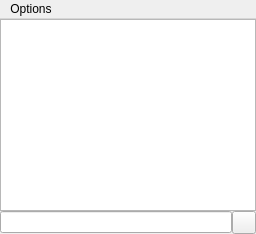
<?xml version="1.0" encoding="UTF-8"?>
<ui version="4.0">
 <class>BrowserWindow</class>
 <widget class="QMainWindow" name="BrowserWindow">
  <widget class="QWidget" name="centralWidget">
   <widget class="NowPlayingIndicator" name="indicator" native="true"/>
   <layout class="QVBoxLayout" name="centralLayout">
    <property name="spacing">
     <number>0</number>
    </property>
    <property name="margin">
     <number>0</number>
    </property>
    <item>
     <widget class="FastListView" name="objectList">
      <property name="contextMenuPolicy">
       <enum>Qt::CustomContextMenu</enum>
      </property>
      <property name="editTriggers">
       <set>QAbstractItemView::NoEditTriggers</set>
      </property>
      <property name="alternatingRowColors">
       <bool>true</bool>
      </property>
      <property name="uniformItemSizes">
       <bool>true</bool>
      </property>
     </widget>
    </item>
    <item>
     <widget class="QWidget" name="searchWidget" native="true">
      <property name="visible">
       <bool>false</bool>
      </property>
      <layout class="QHBoxLayout" name="searchLayout">
       <property name="spacing">
        <number>0</number>
       </property>
       <property name="margin">
        <number>0</number>
       </property>
       <item>
        <widget class="QLineEdit" name="searchEdit"/>
       </item>
       <item>
        <widget class="QToolButton" name="searchHideButton"/>
       </item>
      </layout>
     </widget>
    </item>
   </layout>
  </widget>
  <widget class="QMenuBar" name="menubar">
   <widget class="KbMenu" name="windowMenu">
    <property name="title">
     <string>Options</string>
    </property>
   </widget>
   <addaction name="windowMenu"/>
  </widget>
 </widget>
 <customwidgets>
  <customwidget>
   <class>NowPlayingIndicator</class>
   <extends>QWidget</extends>
   <header>nowplayingindicator.h</header>
  </customwidget>
  <customwidget>
   <class>FastListView</class>
   <extends>QListView</extends>
   <header>fastlistview.h</header>
  </customwidget>
  <customwidget>
   <class>KbMenu</class>
   <extends>QMenu</extends>
   <header>kbmenu.h</header>
  </customwidget>
 </customwidgets>
 <resources/>
 <connections/>
</ui>
